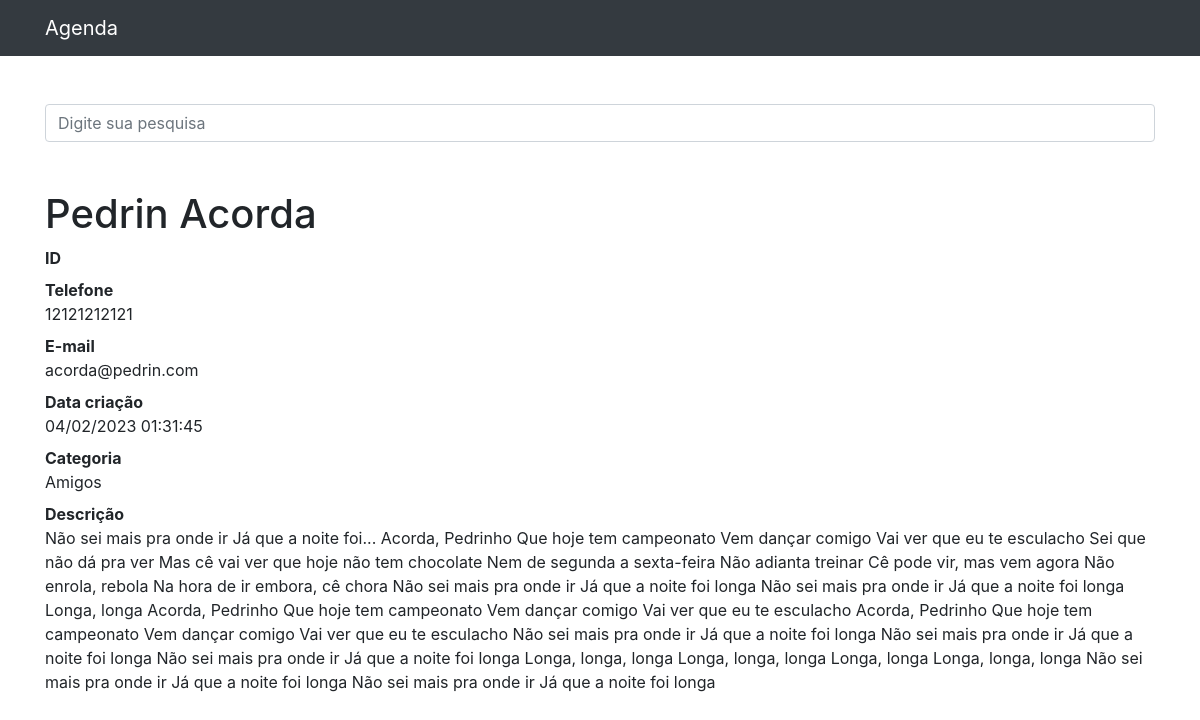
/2, run on the app's committed database.
### contatos/models.py (models this page shows, shortened)
class Contato(models.Model):
    nome = models.CharField(max_length=255)
    sobrenome = models.CharField(max_length=255, blank=True)
    telefone = models.CharField(max_length=11)
    email = models.CharField(max_length=255,blank=True)
    data_criacao = models.DateTimeField(default=timezone.now)
    descricao = models.TextField(blank=True)
    categoria = models.ForeignKey(Categoria, on_delete=models.DO_NOTHING)
    mostrar = models.BooleanField(default=True)
    foto = models.ImageField(
                            blank=True,
                            upload_to='fotos/%Y/%m/%d' # cria uma pasta para cada dia em que acontecer um upload
                            )                           # posso configurar da forma que eu desejar

class Categoria(models.Model):
    nome = models.CharField(max_length=255)

### contatos/views.py (the view)
# urls.py: path('<int:contato_id>', views.ver_contato,name='ver_contato'),
def ver_contato(request,contato_id):
    contato = get_object_or_404(Contato,id=contato_id)
    if not contato.mostrar:
        raise Http404()
    return render(request,'contatos/ver_contato.html',{
        'contato': contato
        })

### contatos/templates/contatos/ver_contato.html (shortened to what this page needs)
{% extends "base.html" %}
{% block conteudo %}
<h1 class="mt-5">{{contato.nome}} {{contato.sobrenome}}</h1>
<dl>
  <dt>ID</dt>
  <dt>Telefone</dt>
  <dd>{{contato.telefone}}</dd>
  <dt>E-mail</dt>
  <dd>{{contato.email}}</dd>
  <dt>Data criação</dt>
  <dd>{{contato.data_criacao|date:'d/m/Y H:i:s'}}</dd>
  <dt>Categoria</dt>
  <dd>{{contato.categoria.nome}} </dd>
  <dt>Descrição</dt>
  <dd>{{contato.descricao}}
  </dd>
</dl>
{% endblock conteudo %}

### data on the page
Contato: nome "Pedrin", sobrenome "Acorda", telefone "12121212121", email "acorda@pedrin.com", data_criacao "04/02/2023 01:31:45", categoria.nome "Amigos", descricao "Não sei mais pra onde ir Já que a noite foi... Acorda, Pedrinho Que hoje tem campeonato Vem dançar comigo Vai ver que eu te esculacho Sei que não dá pra ver Mas cê vai ver que hoje não tem chocolate Nem de segunda a sexta-feira Não adianta treinar Cê pode vir, mas vem agora Não enrola, rebola Na hora de ir embora, cê chora Não sei mais pra onde ir Já que a noite foi longa Não sei mais pra onde ir Já que a noite foi longa Longa, longa Acorda, Pedrinho Que hoje tem campeonato Vem dançar comigo Vai ver que eu te esculacho Acorda, Pedrinho Que hoje tem campeonato Vem dançar comigo Vai ver que eu te esculacho Não sei mais pra onde ir Já que a noite foi longa Não sei mais pra onde ir Já que a…"
